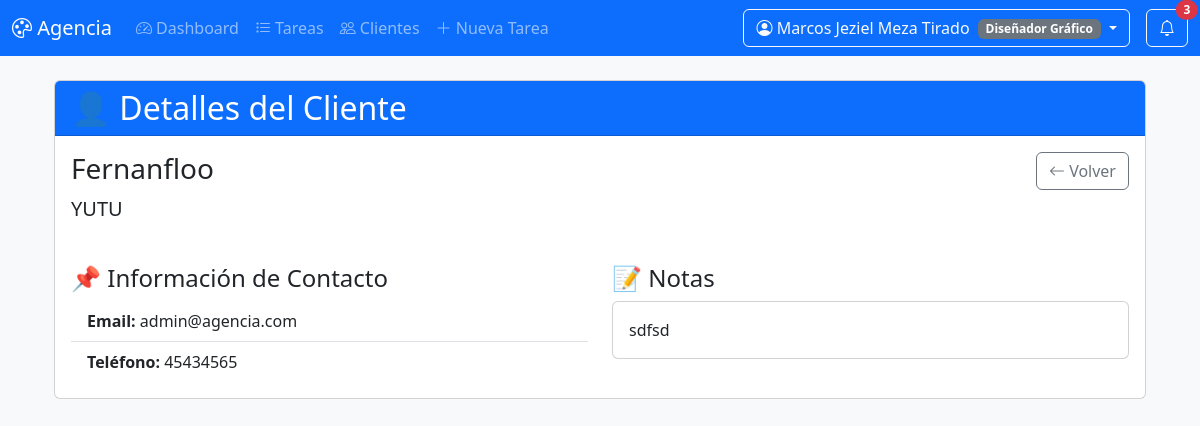
Page /cliente/1 (signed in) on the committed database.
### models.py (models this page shows)
class Usuario(db.Model, UserMixin):
    __tablename__ = 'usuario'
    id = db.Column(db.Integer, primary_key=True)
    username = db.Column(db.String(80), unique=True, nullable=False)
    password_hash = db.Column(db.String(128))
    rol = db.Column(db.String(50))  # admin, jefazo, diseñador, etc.
    nombre_completo = db.Column(db.String(100))
    email = db.Column(db.String(120), unique=True, nullable=True)
    activo = db.Column(db.Boolean, default=True)
    fecha_creacion = db.Column(db.DateTime, default=datetime.utcnow)
    tareas_asignadas = db.relationship('Tarea', backref='asignado_a_rel', foreign_keys='Tarea.asignado_a')

class Cliente(db.Model):
    __tablename__ = 'cliente'
    id = db.Column(db.Integer, primary_key=True)
    nombre = db.Column(db.String(100), nullable=False)
    empresa = db.Column(db.String(100))
    email = db.Column(db.String(100), unique=True)
    telefono = db.Column(db.String(20))
    industria = db.Column(db.String(50))
    notas = db.Column(db.Text)
    tareas = db.relationship('Tarea', back_populates='cliente')  # Cambiado a back_populates

### app.py (the view)
@app.route('/cliente/<int:id>')
def ver_cliente(id):
    cliente = Cliente.query.get_or_404(id)
    return render_template('detalle_cliente.html', cliente=cliente, tareas=tareas)

### app.py (called while the page is built)
@app.context_processor
def inject_user():
    if 'user_id' in session:
        user = Usuario.query.get(session['user_id'])
        return {'current_user': user}
    return {'current_user': None}

@app.before_request
def require_login():
    allowed_routes = ['login', 'static']
    if request.endpoint not in allowed_routes and 'user_id' not in session:
        return redirect(url_for('login'))

@app.before_request
def require_login():
    allowed_routes = ['login', 'static']  # Añade aquí cualquier ruta pública
    if request.endpoint not in allowed_routes and 'user_id' not in session:
        return redirect(url_for('login'))

@app.context_processor
def inject_common_vars():
    def contar_notificaciones(user_id):
        if not user_id:
            return 0
        return Notificacion.query.filter_by(
            usuario_id=user_id,
            leida=False
        ).count()
    common = {
        'datetime': datetime,
        'now': datetime.now(),
        'contar_notificaciones_no_leidas': contar_notificaciones
    }
    return common

### templates/detalle_cliente.html
{% extends "base.html" %}
{% block content %}
<div class="container mt-4">
    <div class="card">
        <div class="card-header bg-primary text-white">
            <h2 class="mb-0">👤 Detalles del Cliente</h2>
        </div>
        <div class="card-body">
            <div class="row mb-4">
                <div class="col-md-8">
                    <h3>{{ cliente.nombre }}</h3>
                    {% if cliente.empresa %}
                    <p class="lead">{{ cliente.empresa }}</p>
                    {% endif %}
                </div>
                <div class="col-md-4 text-end">
                    <a href="{{ url_for('clientes') }}" class="btn btn-outline-secondary">
                        <i class="bi bi-arrow-left"></i> Volver
                    </a>
                </div>
            </div>
            <div class="row">
                <div class="col-md-6">
                    <h4>📌 Información de Contacto</h4>
                    <ul class="list-group list-group-flush">
                        <li class="list-group-item">
                            <strong>Email:</strong> {{ cliente.email }}
                        </li>
                        <li class="list-group-item">
                            <strong>Teléfono:</strong> {{ cliente.telefono if cliente.telefono else 'No especificado' }}
                        </li>
                    </ul>
                </div>
                <div class="col-md-6">
                    <h4>📝 Notas</h4>
                    <div class="card">
                        <div class="card-body">
                            {{ cliente.notas if cliente.notas else 'Sin notas adicionales' }}
                        </div>
                    </div>
                </div>
            </div>
        </div>
    </div>
</div>
{% endblock %}

### templates/navbar.html (shortened to what this page needs)
<nav class="navbar navbar-expand-lg navbar-dark bg-primary mb-4">
    <div class="container-fluid">
        <a class="navbar-brand" href="{{ url_for('dashboard') }}">
            <i class="bi bi-palette"></i> Agencia
        </a>
        <div class="collapse navbar-collapse" id="navbarMain">
            <ul class="navbar-nav me-auto">
                <li class="nav-item">
                    <a class="nav-link {{ 'active' if request.endpoint == 'dashboard' }}"
                       href="{{ url_for('dashboard') }}">
                        <i class="bi bi-speedometer2"></i> Dashboard
                    </a>
                </li>
                <li class="nav-item">
                    <a class="nav-link {{ 'active' if request.endpoint == 'tareas' }}"
                       href="{{ url_for('tareas') }}">
                        <i class="bi bi-list-task"></i> Tareas
                    </a>
                </li>
                <li class="nav-item">
                    <a class="nav-link {{ 'active' if request.endpoint == 'clientes' }}"
                       href="{{ url_for('clientes') }}">
                        <i class="bi bi-people"></i> Clientes
                    </a>
                </li>
				<li class="nav-item">
					<a class="nav-link {{ 'active' if request.endpoint == 'crear_tarea' }}"
					href="{{ url_for('crear_tarea') }}">
					<i class="bi bi-plus-lg"></i> Nueva Tarea
					</a>
				</li>
            </ul>
            <div class="d-flex">
                <div class="dropdown">
                    <button class="btn btn-outline-light dropdown-toggle" type="button"
                            data-bs-toggle="dropdown">
                        <i class="bi bi-person-circle"></i>
                        {% if current_user %}
                            {{ current_user.nombre_completo }}
                            <span class="badge bg-{% if current_user.rol == 'admin' %}danger{% elif current_user.rol == 'jefazo' %}warning{% else %}secondary{% endif %} ms-1">
                                {{ current_user.rol }}
                            </span>
                        {% else %}
                            Cuenta
                        {% endif %}
                    </button>
                </div>
				<div class="dropdown ms-3">
					<button class="btn btn-outline-light position-relative"
							type="button"
							id="dropdownNotificaciones"
							data-bs-toggle="dropdown"
							aria-expanded="false">
						<i class="bi bi-bell"></i>
						{% set num_notificaciones = contar_notificaciones_no_leidas(current_user.id if current_user else None) %}
						{% if num_notificaciones > 0 %}
						<span class="position-absolute top-0 start-100 translate-middle badge rounded-pill bg-danger">
							{{ num_notificaciones }}
						</span>
						{% endif %}
					</button>
				</div>
            </div>
        </div>
    </div>
</nav>

### templates/base.html (style rules this page uses)
body { background-color: #f8f9fa; }
.card { transition: transform 0.2s; }

### rows in the picture
Usuario: nombre_completo "Marcos Jeziel Meza Tirado", rol "Diseñador Gráfico"
Cliente: nombre "Fernanfloo", empresa "YUTU", email "admin@agencia.com", telefono "45434565", notas "sdfsd"

### other values in the picture
{{ num_notificaciones }} "3"
